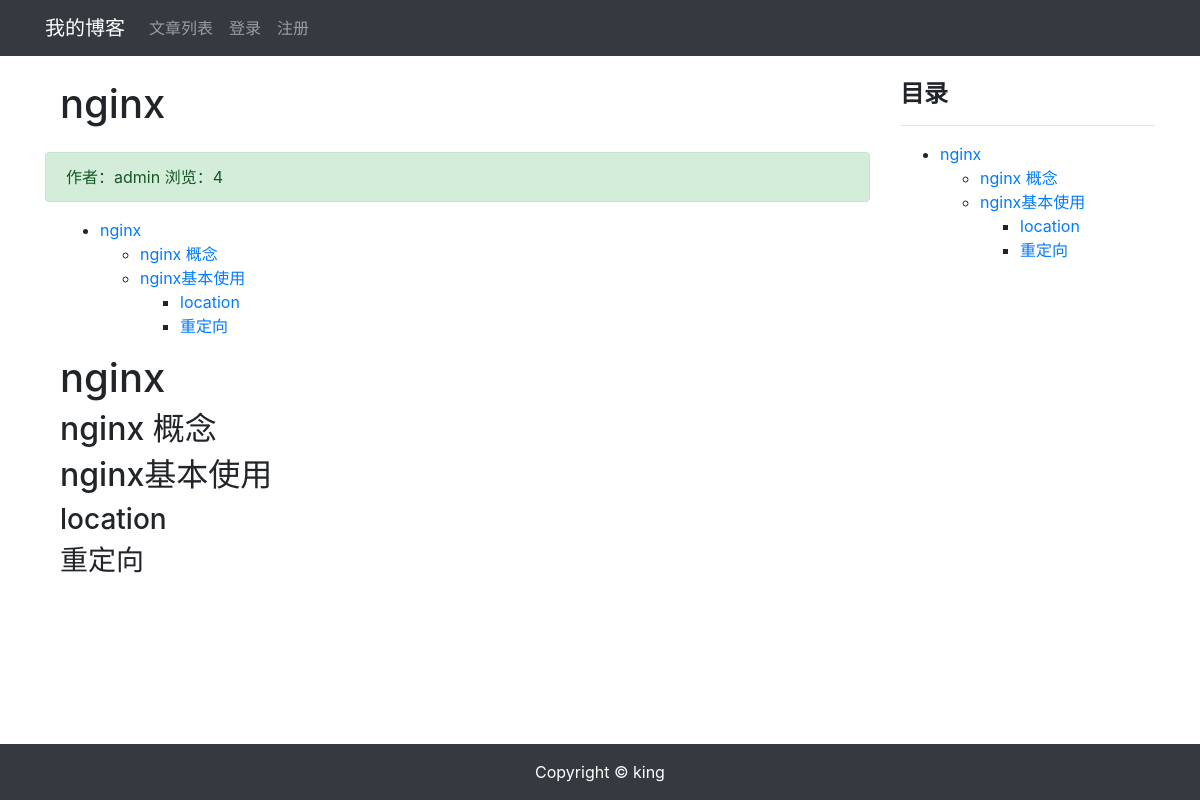
Screenshot of /article/article-detail/10/ with the database file from the repository.
### article/models.py (models this page shows, shortened)
class ArticlePost(models.Model):
    author = models.ForeignKey(User, on_delete=models.CASCADE)
    title = models.CharField(max_length=100)
    body = models.TextField()
    views_counts = models.PositiveIntegerField(default=0)
    created = models.DateTimeField(default=timezone.now)
    updated = models.DateTimeField(auto_now=True)
    class Meta:
        ordering = ('-views_counts',)
        verbose_name = '文章'
        verbose_name_plural = verbose_name

class User(AbstractUser):
    class Meta(AbstractUser.Meta):
        verbose_name = '用户'
        verbose_name_plural = '用户'

### article/views.py (the view)
# urls.py: path('article-detail/<int:id>/', views.article_detail, name='article_detail'),
def article_detail(request, id):
    article = ArticlePost.objects.get(id=id)
    article.views_counts += 1
    article.save(update_fields=['views_counts'])
    md = markdown.Markdown(
        extensions=[
            'markdown.extensions.extra',
            'markdown.extensions.codehilite',
            'markdown.extensions.toc',
        ])
    article.body = md.convert(article.body)
    context = {'article': article, 'toc': md.toc }
    return render(request, 'article/article_detail.html', context)

### templates/article/article_detail.html (shortened to what this page needs)
{% extends "base.html" %}
{% load staticfiles %}
{% block content %}
<div class="container">
    <div class="row">
        <div class="col-9">
            <h1 class="col-12 mt-4 mb-4">{{ article.title }}</h1>
            <div class="col-12 alert alert-success">
                作者：{{ article.author }}
                浏览：{{ article.views_counts }}
            </div>
            <div class="col-12">
                <p>{{ article.body|safe }}</p>
            </div>
        </div>
        <div class="col-3 mt-4">
            <h4><strong>目录</strong></h4>
            <hr>
            <div>
                {{ toc|safe }}
            </div>
        </div>
    </div>
</div>
{% endblock content %}

### rows the page displays
ArticlePost: title "nginx", author "admin", views_counts "4", body "nginx nginx 概念 nginx基本使用 location 重定向 nginx nginx 概念 nginx基本使用 location 重定向", title "nginx nginx 概念 nginx基本使用 location 重定向"
